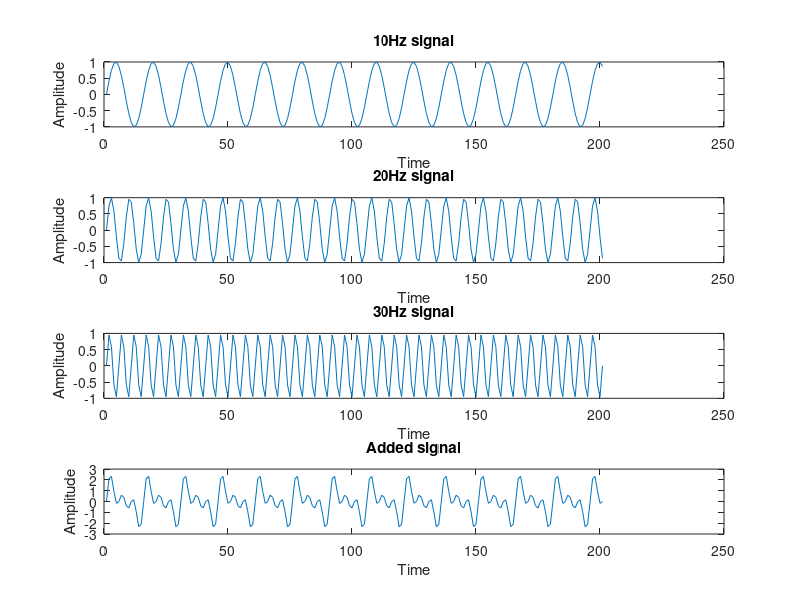
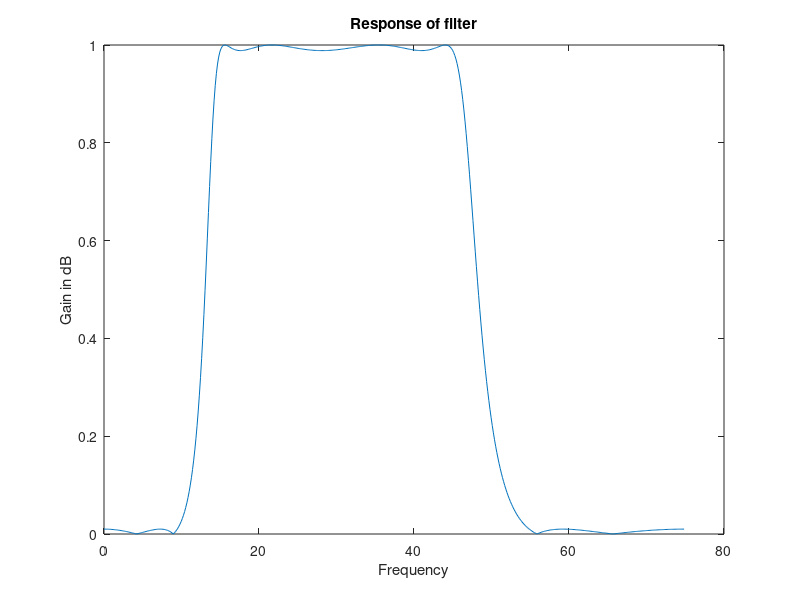
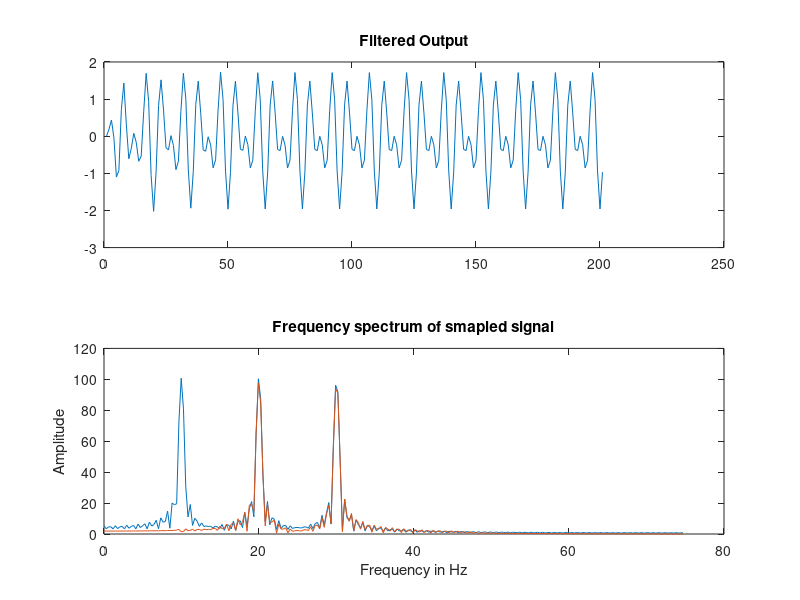

The MATLAB source for these figures, in order:
%DSP LAB ASSESSMENT - 6
%Chirag Satapathy - 19BEI0107

%Date - 21st September, 2021
%Design an IIR band pass elliptical filter

%Passband ripple = 0.1dB
%Stopband attenuation = 40dB
%Cut-off frequencies fc1 = 15Hz and fc2 = 45Hz

clc
clear all
close all

t=0:200;
fs=150; %Sampling Frequency
N=256; %Order of filter
s1=sin(2*pi*10*t/fs);
subplot(4,1,1);
plot(s1)
title('10Hz signal');
xlabel('Time');
ylabel('Amplitude');
s2=sin(2*pi*20*t/fs);
subplot(4,1,2);
plot(s2)
title('20Hz signal');
xlabel('Time');
ylabel('Amplitude');
s3=sin(2*pi*30*t/fs);
subplot(4,1,3);
plot(s3)
title('30Hz signal');
xlabel('Time');
ylabel('Amplitude');
s4 = s1+s2+s3;
subplot(4,1,4);
plot(s4);
title('Added signal');
xlabel('Time');
ylabel('Amplitude');

%IIR bandpass filter (Elliptical filter)
[b,a] = ellip(4,0.1,40,[15 45]*2/fs);
[h,w] = freqz(b,a,512);
figure(2);
plot(w*fs/(2*pi),abs(h));
xlabel('Frequency');
ylabel('Gain in dB');
title('Response of filter');
sf = filter(b,a,s4);
figure(3);
subplot(2,1,1);
plot(sf);
title('Filtered Output');
y = fft(s4,512);
y1 = fft(sf,512);
p = ((0:255)/256*fs/2);
subplot(2,1,2);
plot(p,abs([y(1:256)', y1(1:256)']));
title('Frequency spectrum of smapled signal');
xlabel('Frequency in Hz');
ylabel('Amplitude');

